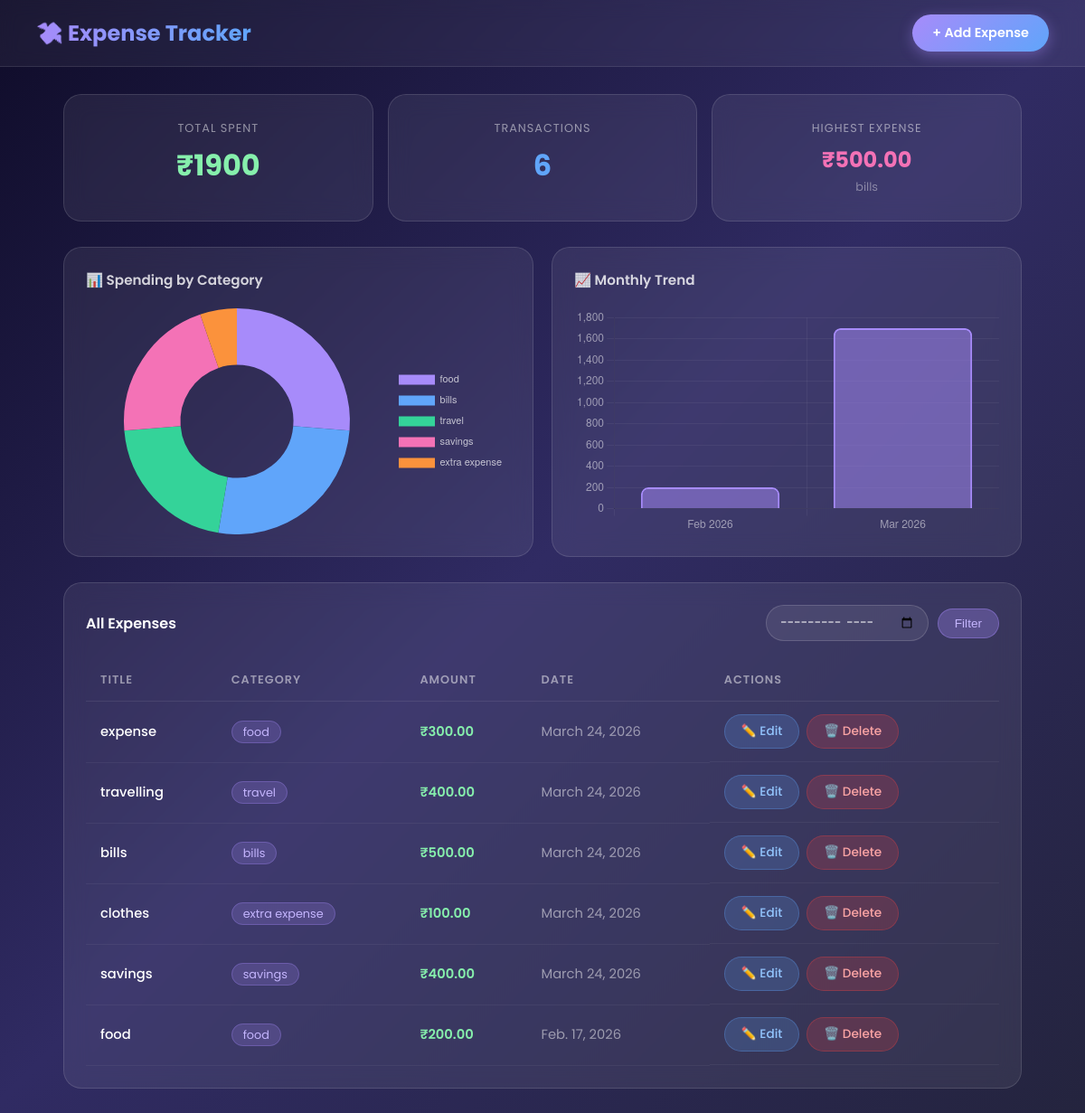
The page / on the database its author committed.
### expenses/models.py (models this page shows, shortened)
class Expense(models.Model):
    title = models.CharField(max_length=200)
    amount = models.DecimalField(max_digits=10, decimal_places=2)
    category = models.ForeignKey(Category, on_delete=models.SET_NULL, null=True, blank=True)
    date = models.DateField()
    note = models.TextField(blank=True)
    created_at = models.DateTimeField(auto_now_add=True)  # ← NEW
    class Meta:
        ordering = ['-date', '-created_at']  # ← NEW: default sort

class Category(models.Model):
    name = models.CharField(max_length=100)
    def __str__(self):
        return self.name

### expenses/views.py (the view)
# urls.py: path('', views.expense_list, name='expense_list'),
def expense_list(request):
    month = request.GET.get('month')  # e.g. "2026-03"
    if month:
        year, mon = month.split('-')
        expenses = Expense.objects.filter(
            date__year=year, date__month=mon
        ).order_by('-date')
    else:
        expenses = Expense.objects.all().order_by('-date')
    total = expenses.aggregate(Sum('amount'))['amount__sum'] or 0
    highest = expenses.order_by('-amount').first()
    count = expenses.count()
    category_data = (
        expenses.values('category__name')
        .annotate(total=Sum('amount'))
        .order_by('-total')
    )
    pie_labels = [item['category__name'] or 'Uncategorized' for item in category_data]
    pie_values = [float(item['total']) for item in category_data]
    from django.db.models.functions import TruncMonth
    monthly_data = (
        Expense.objects.annotate(month=TruncMonth('date'))
        .values('month')
        .annotate(total=Sum('amount'))
        .order_by('month')
    )[:6]
    bar_labels = [item['month'].strftime('%b %Y') for item in monthly_data]
    bar_values = [float(item['total']) for item in monthly_data]
    return render(request, 'expenses/expense_list.html', {
        'expenses': expenses,
        'total': total,
        'highest': highest,
        'count': count,
        'pie_labels': json.dumps(pie_labels),
        'pie_values': json.dumps(pie_values),
        'bar_labels': json.dumps(bar_labels),
        'bar_values': json.dumps(bar_values),
        'selected_month': month or '',
    })

### expenses/templates/expenses/expense_list.html (shortened to what this page needs)
{% extends 'expenses/base.html' %}
{% block content %}
<div style="display:grid; grid-template-columns:repeat(3,1fr); gap:16px; margin-bottom:28px;">
    <div class="glass" style="text-align:center; padding:28px 20px;">
        <p style="color:rgba(255,255,255,0.5); font-size:0.8rem; letter-spacing:1px; text-transform:uppercase; margin-bottom:8px;">Total Spent</p>
        <h2 style="font-size:2rem; font-weight:700; color:#86efac;">₹{{ total }}</h2>
    </div>
    <div class="glass" style="text-align:center; padding:28px 20px;">
        <p style="color:rgba(255,255,255,0.5); font-size:0.8rem; letter-spacing:1px; text-transform:uppercase; margin-bottom:8px;">Transactions</p>
        <h2 style="font-size:2rem; font-weight:700; color:#60a5fa;">{{ count }}</h2>
    </div>
    <div class="glass" style="text-align:center; padding:28px 20px;">
        <p style="color:rgba(255,255,255,0.5); font-size:0.8rem; letter-spacing:1px; text-transform:uppercase; margin-bottom:8px;">Highest Expense</p>
        <h2 style="font-size:1.5rem; font-weight:700; color:#f472b6;">
            {% if highest %}₹{{ highest.amount }}{% else %}—{% endif %}
        </h2>
        {% if highest %}
        <p style="color:rgba(255,255,255,0.4); font-size:0.8rem; margin-top:4px;">{{ highest.title }}</p>
        {% endif %}
    </div>
</div>
<div style="display:grid; grid-template-columns:1fr 1fr; gap:20px; margin-bottom:28px;">
    <div class="glass">
        <h3 style="font-size:0.95rem; font-weight:600; margin-bottom:20px; color:rgba(255,255,255,0.8);">📊 Spending by Category</h3>
        <div style="height:250px; display:flex; align-items:center; justify-content:center;">
            <canvas id="pieChart"></canvas>
        </div>
    </div>
    <div class="glass">
        <h3 style="font-size:0.95rem; font-weight:600; margin-bottom:20px; color:rgba(255,255,255,0.8);">📈 Monthly Trend</h3>
        <div style="height:250px;">
            <canvas id="barChart"></canvas>
        </div>
    </div>
</div>
<div class="glass">
    <div style="display:flex; justify-content:space-between; align-items:center; margin-bottom:20px; flex-wrap:wrap; gap:12px;">
        <h3 style="font-size:1rem; font-weight:600;">All Expenses</h3>
        <form method="GET" style="display:flex; gap:10px; align-items:center;">
            <input type="month" name="month" value="{{ selected_month }}"
                style="width:auto; padding:8px 14px; font-size:0.85rem; border-radius:20px;">
            <button type="submit" class="btn" style="background:rgba(167,139,250,0.3); color:#c4b5fd; border:1px solid rgba(167,139,250,0.4); padding:8px 18px;">
                Filter
            </button>
        </form>
    </div>
    {% if expenses %}
    <table>
        <thead>
            <tr>
                <th>Title</th>
                <th>Category</th>
                <th>Amount</th>
                <th>Date</th>
                <th>Actions</th>
            </tr>
        </thead>
        <tbody>
            {% for expense in expenses %}
            <tr>
                <td style="font-weight:500;">{{ expense.title }}</td>
                <td><span class="category-badge">{{ expense.category }}</span></td>
                <td class="amount">₹{{ expense.amount }}</td>
                <td style="color:rgba(255,255,255,0.5);">{{ expense.date }}</td>
                <td style="display:flex; gap:8px;">
                    <a href="/edit/{{ expense.pk }}/" class="btn"
                       style="background:rgba(96,165,250,0.2); color:#93c5fd; border:1px solid rgba(96,165,250,0.3);">
                        ✏️ Edit
                    </a>
                    <a href="/delete/{{ expense.pk }}/"
                       onclick="return confirm('Delete this expense?')"
                       class="btn btn-danger">
                        🗑️ Delete
                    </a>
                </td>
            </tr>
            {% endfor %}
        </tbody>
    </table>
    {% endif %}
</div>
<script>
    // Pie Chart
        const pieCtx = document.getElementById('pieChart').getContext('2d');
        new Chart(pieCtx, {
            type: 'doughnut',
            data: {
                labels: JSON.parse('{{ pie_labels|escapejs }}'),
                datasets: [{
                    data: JSON.parse('{{ pie_values|escapejs }}'),
                    backgroundColor: [
                        '#a78bfa','#60a5fa','#34d399','#f472b6',
                        '#fb923c','#facc15','#38bdf8','#f87171'
                    ],
                    borderWidth: 0,
                    hoverOffset: 8
                }]
            },
            options: {
                responsive: true,
                maintainAspectRatio: false,
                plugins: {
                    legend: {
                        position: 'right',
                        labels: { color: 'rgba(255,255,255,0.7)', padding: 12, font: { size: 11 } }
                    }
                }
            }
        });
    // Bar Chart
        const barCtx = document.getElementById('barChart').getContext('2d');
        new Chart(barCtx, {
            type: 'bar',
            data: {
                labels: JSON.parse('{{ bar_labels|escapejs }}'),
                datasets: [{
                    label: 'Amount (₹)',
                    data: JSON.parse('{{ bar_values|escapejs }}'),
                    backgroundColor: 'rgba(167,139,250,0.5)',
                    borderColor: '#a78bfa',
                    borderWidth: 2,
                    borderRadius: 8,
                }]
            },
            options: {
                responsive: true,
                maintainAspectRatio: false,
                plugins: {
                    legend: { display: false }
                },
                scales: {
                    x: { ticks: { color: 'rgba(255,255,255,0.5)' }, grid: { color: 'rgba(255,255,255,0.05)' } },
                    y: { ticks: { color: 'rgba(255,255,255,0.5)' }, grid: { color: 'rgba(255,255,255,0.05)' } }
                }
            }
        });
</script>
{% endblock %}

### expenses/templates/expenses/base.html (shortened to what this page needs)
<!DOCTYPE html>
<html lang="en">
<head>
</head>
<body>
    <nav>
        <h1>💸 Expense Tracker</h1>
        <a href="/add/" class="btn-add">+ Add Expense</a>
    </nav>
    <div class="container">
        {% block content %}{% endblock %}
    </div>
</body>
</html>

### expenses/templates/expenses/base.html (style rules this page uses)
* { box-sizing: border-box; margin: 0; padding: 0; }
body { font-family: 'Poppins', sans-serif; background: linear-gradient(135deg, #0f0c29, #302b63, #24243e); min-height: 100vh; color: #fff; }
nav { background: rgba(255,255,255,0.05); backdrop-filter: blur(10px); border-bottom: 1px solid rgba(255,255,255,0.1); padding: 16px 40px; display: flex; justify-content: space-between; align-items: center; position: sticky; top: 0; z-index: 100; }
nav h1 { font-size: 1.5rem; font-weight: 700; background: linear-gradient(90deg, #a78bfa, #60a5fa); -webkit-background-clip: text; -webkit-text-fill-color: transparent; }
nav a.btn-add { background: linear-gradient(135deg, #a78bfa, #60a5fa); color: white; padding: 10px 22px; border-radius: 25px; text-decoration: none; font-weight: 600; font-size: 0.9rem; transition: transform 0.2s, box-shadow 0.2s; box-shadow: 0 4px 15px rgba(167,139,250,0.4); }
.container { max-width: 1100px; margin: 0 auto; padding: 30px 20px; }
.glass { background: rgba(255,255,255,0.07); backdrop-filter: blur(12px); border: 1px solid rgba(255,255,255,0.12); border-radius: 20px; padding: 24px; }
.btn { padding: 8px 18px; border-radius: 20px; font-size: 0.85rem; font-weight: 500; border: none; cursor: pointer; text-decoration: none; transition: all 0.2s; display: inline-block; }
.btn-danger { background: rgba(239,68,68,0.2); color: #fca5a5; border: 1px solid rgba(239,68,68,0.3); }
input, select, textarea { width: 100%; padding: 12px 16px; background: rgba(255,255,255,0.08); border: 1px solid rgba(255,255,255,0.15); border-radius: 12px; color: white; font-family: 'Poppins', sans-serif; font-size: 0.95rem; transition: border 0.2s; }
table { width: 100%; border-collapse: collapse; }
th { padding: 14px 16px; text-align: left; font-size: 0.8rem; font-weight: 600; letter-spacing: 1px; text-transform: uppercase; color: rgba(255,255,255,0.5); border-bottom: 1px solid rgba(255,255,255,0.08); }
td { padding: 14px 16px; font-size: 0.92rem; border-bottom: 1px solid rgba(255,255,255,0.05); }
.amount { color: #86efac; font-weight: 600; }
.category-badge { background: rgba(167,139,250,0.2); color: #c4b5fd; padding: 3px 12px; border-radius: 20px; font-size: 0.8rem; border: 1px solid rgba(167,139,250,0.3); }

### rows shown on the page
Expense: amount "500.00", title "bills", category "bills", date "March 24, 2026"
Expense: title "expense", category "food", amount "300.00", date "March 24, 2026"
Expense: title "travelling", category "travel", amount "400.00", date "March 24, 2026"
Expense: title "clothes", category "extra expense", amount "100.00", date "March 24, 2026"
Expense: title "savings", category "savings", amount "400.00", date "March 24, 2026"
Expense: title "food", category "food", amount "200.00", date "Feb. 17, 2026"

### other values the page prints
{{ total }} "1900"
{{ count }} "6"
chart data {{ pie_values|escapejs }} [500.0, 500.0, 400.0, 400.0, 100.0]
chart data {{ bar_values|escapejs }} [200.0, 1700.0]
